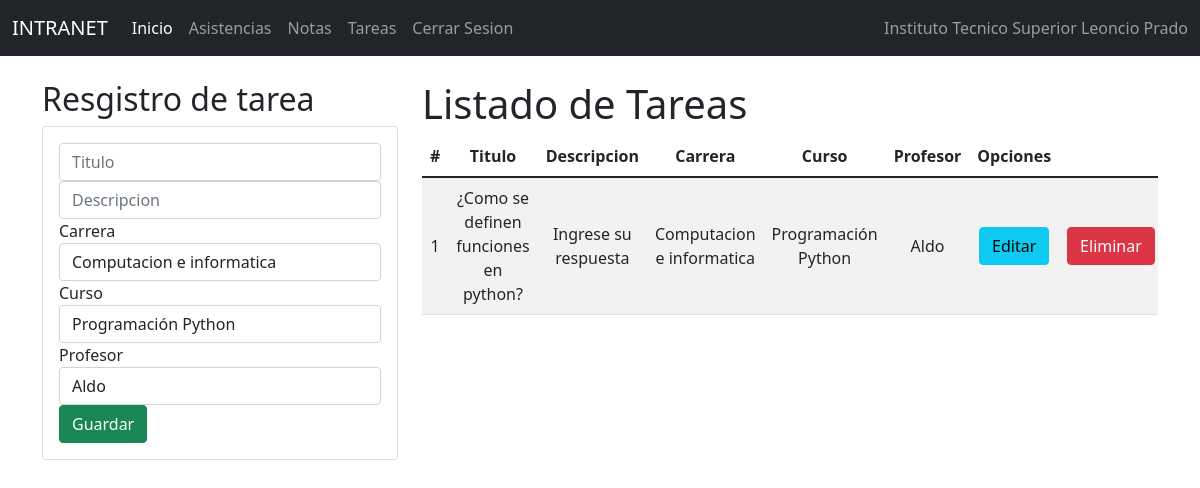
/indtar3/, run on the app's committed database.
### Notas/models.py (models this page shows)
class Tarea3(models.Model):
    id=models.IntegerField(primary_key=True)
    tittar = models.CharField(max_length=1000)
    destar = models.CharField(max_length=1000)
    profesor = models.ForeignKey(Profesor, null=True, blank=True, on_delete=models.CASCADE)
    curso =models.ForeignKey(Curso, null=True, blank=True, on_delete=models.CASCADE)
    carrera=models.ForeignKey(Carrera, null=True, blank=True, on_delete=models.CASCADE)

class Carrera(models.Model):
    id=models.IntegerField(primary_key=True)
    nomcarrera=models.CharField(max_length=50)
    descarrera=models.CharField(max_length=50)
    estcarrera=models.IntegerField()

class Curso(models.Model):
    id=models.IntegerField(primary_key=True)
    nomcur=models.CharField(max_length=30)
    creditos=models.IntegerField()
    estcur=models.IntegerField()

class Profesor(models.Model):
    id=models.IntegerField(primary_key=True)
    nompro=models.CharField(max_length=50)
    apepro=models.CharField(max_length=50)
    dnipro=models.CharField(max_length=50)
    direccionpro=models.CharField(max_length=50)
    distritopro=models.ForeignKey(Distrito, null=True,blank=True,on_delete=models.CASCADE)
    emailpro=models.EmailField()
    estpro=models.IntegerField()
    usuario=models.OneToOneField(to='Usuario', to_field='id', null=True, blank=True, on_delete=models.CASCADE)

### Notas/views.py (the view)
# urls.py: path('indtar3/', indtar3),
def indtar3 (request):
    tarea = Tarea3.objects.all()
    carrera = Carrera.objects.all()
    curso = Curso.objects.all()
    profesor = Profesor.objects.all()
    return render(request, 'PROCESOS/Tarea3/gestiontarea3.html', {"tarea": tarea, "carrera":carrera,
    "curso":curso, "profesor":profesor})

### Notas/Templates/PROCESOS/Tarea3/gestiontarea3.html (shortened to what this page needs)
{% extends "../../basepro.html" %}
{% block body %}
<div class="row">
    <div class="col-sm-12 col-md-6 col-lg-4 col-xl-4 ">
        <h2>Resgistro de tarea</h2>
        <div class="card">
            <div class="card-body">
                <form action="/registartarea3/" method="POST" enctype="multipart/form-data">  {% csrf_token %}
                    <div class="form-group">
                        <input type="text" id="txttittar" name="txttittar" class="form-control" placeholder="Titulo" minlength="1" maxlength="20" required>
                    </div>
                    <div class="form-group">
                        <input type="text" id="txtdestar" name="txtdestar" class="form-control" placeholder="Descripcion"  minlength="1" maxlength="30" required>
                    </div>
                  <div class="form-group">
                    <label>Carrera</label>
                    <select class="form-control" name="txtcar" id="txtcar">
                        {% for t in carrera %}
                        <option value="{{t.id}}" id="cod">{{t.nomcarrera}}</option>
                        {%endfor%}
                    </select>
                    <div class="form-group">
                        <label>Curso</label>
                        <select class="form-control" name="txtcur" id="txtcur">
                            {% for t in curso %}
                            <option value="{{t.id}}" id="cod">{{t.nomcur}}</option>
                            {%endfor%}
                        </select>
                  </div>
                  <div class="form-group">
                    <label>Profesor</label>
                    <select class="form-control" name="txtpro" id="txtpro">
                        {% for t in profesor %}
                        <option value="{{t.id}}" id="cod">{{t.nompro}}</option>
                        {%endfor%}
                    </select>
              </div>
              </div>
                    <div class="form-group">
                        <button type="submit" class="btn btn-success btn-block text-white">Guardar</button>
                    </div>
                </form>
            </div>
        </div>
    </div>
    <div class="col-sm-12 col-md-6 col-lg-8 col-xl-8 ">
        <div class="table-responsive">
            <h1>Listado de Tareas</h1>
            <table class="table table-striped">
                <thead>
                    <tr>
                        <th>#</th>
                        <th>Titulo</th>
                        <th>Descripcion</th>
                        <th>Carrera</th>
                        <th>Curso</th>
                        <th>Profesor</th>
                        <th class="2">Opciones</th>
                    </tr>
                </thead>
                <tbody>
                    {% for c in tarea %}
                    <tr>
                        <td>{{forloop.counter}}</td>
                        <td>{{c.tittar}}</td>
                        <td>{{c.destar}}</td>
                        <td>{{c.carrera.nomcarrera}}</td>
                        <td>{{c.curso.nomcur}}</td>
                        <td>{{c.profesor.nompro}}</td>
                        <td><a href="/ediciontarea3/{{c.id}}"  class="btn btn-info">Editar</a></td>
                        <td><a href="/eliminartarea3/{{c.id}}" class="btn btn-danger btnEliminacion">Eliminar</a></td>
                    </tr>
                    {% endfor %}
                </tbody>
            </table>
        </div>
    </div>
</div>
{% endblock %}

### Notas/static/css/gestiontipusu.css (style rules this page uses)
th, td { text-align: center; vertical-align: middle; }

### data on the page
Tarea3: tittar "¿Como se definen funciones en python?", destar "Ingrese su respuesta", carrera.nomcarrera "Computacion e informatica", curso.nomcur "Programación Python", profesor.nompro "Aldo"

### other printed values
form field txtcar "Computacion e informatica"
form field txtcur "Programación Python"
form field txtpro "Aldo"
